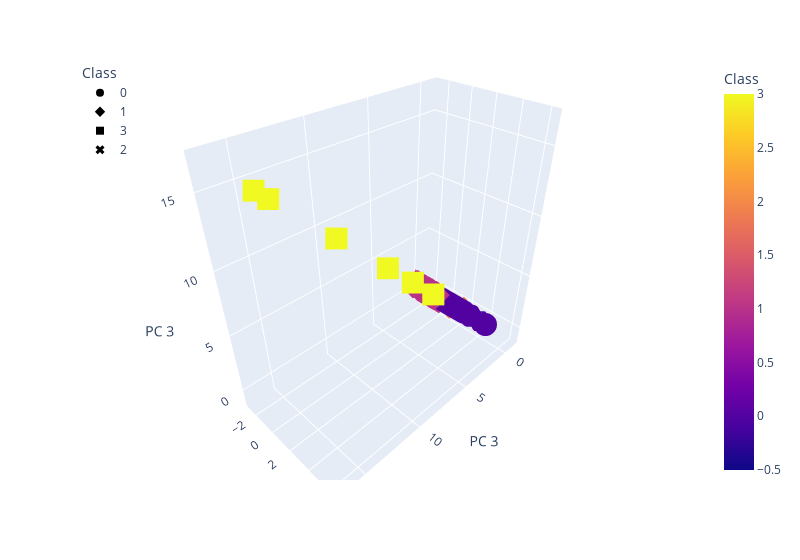

The code cell stored with this chart in its notebook:
### Markdown cell above
### Deliverable 4: Visualizing Cryptocurrencies Results

#### 3D-Scatter with Clusters

### Code cell
# Creating a 3D-Scatter with the PCA data and the clusters
# YOUR CODE HERE
fig = px.scatter_3d(
    clustered_df,
    x="PC 3",
    y="PC 2",
    z="PC 3",
    color="Class",
    symbol="Class",
    width=800,
    hover_name = 'CoinName',
    hover_data = clustered_df[['Algorithm']]
)
fig.update_layout(legend=dict(x=0, y=1))
fig.show()

### Figure 1 — Plotly figure (JSON) as saved in the notebook; plotly's stock layout.template omitted (floating-point values rounded to 4 significant figures; data arrays with more than 128 entries replaced by an {"elided": "..."} marker saying what was removed)
{"data": [{"customdata": {"elided": "287x1 str values"}, "hovertemplate": "<b>%{hovertext}</b><br><br>Class=%{marker.color}<br>PC 3=%{z}<br>PC 2=%{y}<br>Algorithm=%{customdata[0]}<extra></extra>", "hovertext": {"elided": "287 str values"}, "legendgroup": "0", "marker": {"color": {"elided": "287 int values"}, "coloraxis": "coloraxis", "symbol": "circle"}, "mode": "markers", "name": "0", "scene": "scene", "showlegend": true, "type": "scatter3d", "x": {"elided": "287 float values"}, "y": {"elided": "287 float values"}, "z": {"elided": "287 float values"}}, {"customdata": {"elided": "239x1 str values"}, "hovertemplate": "<b>%{hovertext}</b><br><br>Class=%{marker.color}<br>PC 3=%{z}<br>PC 2=%{y}<br>Algorithm=%{customdata[0]}<extra></extra>", "hovertext": {"elided": "239 str values"}, "legendgroup": "1", "marker": {"color": {"elided": "239 int values"}, "coloraxis": "coloraxis", "symbol": "diamond"}, "mode": "markers", "name": "1", "scene": "scene", "showlegend": true, "type": "scatter3d", "x": {"elided": "239 float values"}, "y": {"elided": "239 float values"}, "z": {"elided": "239 float values"}}, {"customdata": [["Proof-of-BibleHash"], ["SHA-256 + Hive"], ["Proof-of-Authority"], ["ECC 256K1"], ["SHA3-256"], ["Leased POS"]], "hovertemplate": "<b>%{hovertext}</b><br><br>Class=%{marker.color}<br>PC 3=%{z}<br>PC 2=%{y}<br>Algorithm=%{customdata[0]}<extra></extra>", "hovertext": ["BiblePay", "LitecoinCash", "Poa Network", "Acute Angle Cloud", "Fiii", "Waves"], "legendgroup": "3", "marker": {"color": [3, 3, 3, 3, 3, 3], "coloraxis": "coloraxis", "symbol": "square"}, "mode": "markers", "name": "3", "scene": "scene", "showlegend": true, "type": "scatter3d", "x": [8.875, 11.66, 10.91, 16.74, 16.38, 9.084], "y": [4.612, 1.165, 4.581, 2.022, 2.538, 6.389], "z": [8.875, 11.66, 10.91, 16.74, 16.38, 9.084]}, {"customdata": [["TRC10"]], "hovertemplate": "<b>%{hovertext}</b><br><br>Class=%{marker.color}<br>PC 3=%{z}<br>PC 2=%{y}<br>Algorithm=%{customdata[0]}<extra></extra>", "hovertext": ["BitTorrent"], "legendgroup": "2", "marker": {"color": [2], "coloraxis": "coloraxis", "symbol": "x"}, "mode": "markers", "name": "2", "scene": "scene", "showlegend": true, "type": "scatter3d", "x": [-0.6624], "y": [1.117], "z": [-0.6624]}], "layout": {"coloraxis": {"colorbar": {"title": {"text": "Class"}}, "colorscale": [[0, "#0d0887"], [0.1111, "#46039f"], [0.2222, "#7201a8"], [0.3333, "#9c179e"], [0.4444, "#bd3786"], [0.5556, "#d8576b"], [0.6667, "#ed7953"], [0.7778, "#fb9f3a"], [0.8889, "#fdca26"], [1, "#f0f921"]]}, "legend": {"title": {"text": "Class"}, "tracegroupgap": 0, "x": 0, "y": 1}, "margin": {"t": 60}, "scene": {"domain": {"x": [0, 1], "y": [0, 1]}, "xaxis": {"title": {"text": "PC 3"}}, "yaxis": {"title": {"text": "PC 2"}}, "zaxis": {"title": {"text": "PC 3"}}}, "width": 800}}
